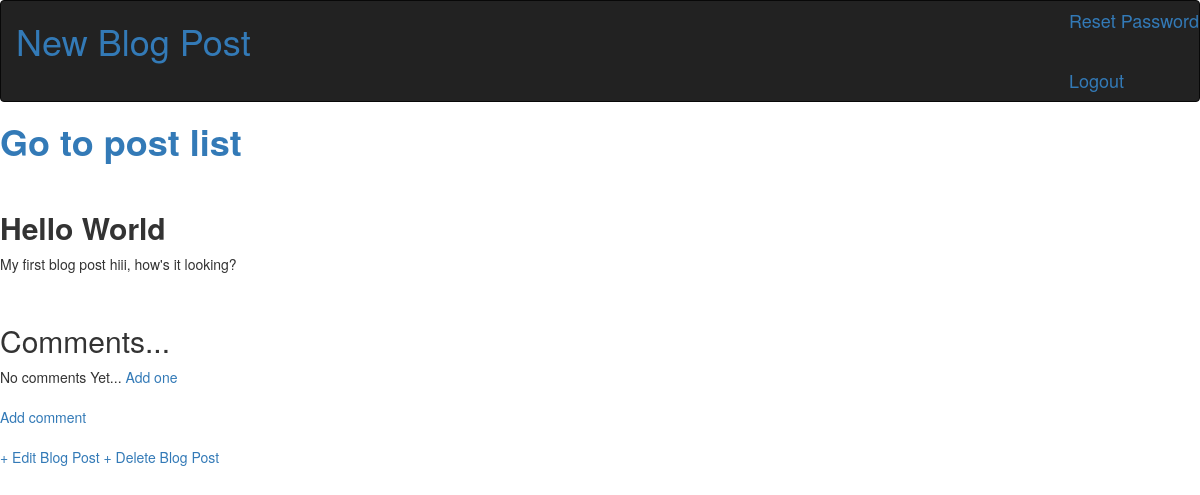
The page /post/1/ (signed in) on the database as committed earlier.
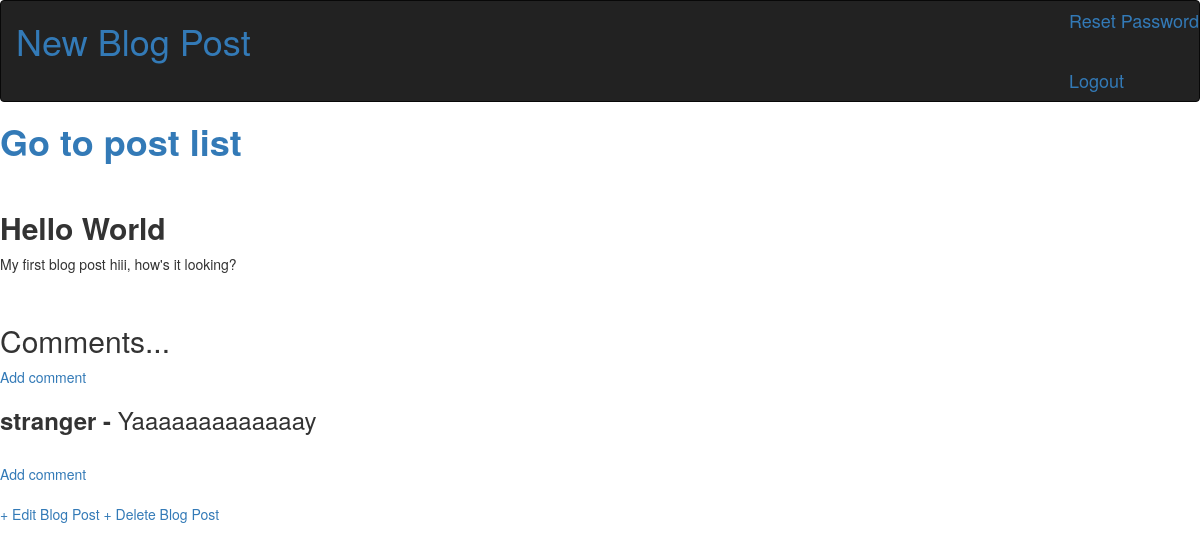
The same page on the database as committed later.
### blog/models.py (models this page shows, shortened)
class Comment(models.Model):
    post = models.ForeignKey(Post, related_name='comments', on_delete=models.CASCADE)
    comment = models.TextField()
    name = models.CharField(max_length=200)

### blog/views.py (the view)
# urls.py: path('post/<int:pk>/', BlogDetailView.as_view(), name='post_detail'),
class BlogDetailView(DetailView):
    model = Post
    template_name = 'post_detail.html'

### templates/post_detail.html (shortened to what this page needs)
{% extends 'home2.html' %}
{% if user.is_authenticated %}
	{% block content %}
			<div>
				<h1>
					<strong>
						<a href="{% url 'home2' %}"> Go to post list </a>
					</strong>
				</h1>
			</div>
			<div class="post-entry">
				<link rel="stylesheet" href="https://maxcdn.bootstrapcdn.com/bootstrap/3.4.1/css/bootstrap.min.css">
				<h2>
					<strong>
						{{ post.title }}
					</strong>
				</h2>
				<p> {{ post.body }}</p>
				<br>
				<h2>Comments...</h2>
					{% if not post.comments.all %}
						No comments Yet...<a href="{% url 'new_comment' post.pk %}">
						Add one</a>
						<br>
					{% elif post.comments.all %}
					<a href="{% url 'new_comment' post.pk %}">Add comment</a>
					<br>
							{% for comment in post.comments.all %}
								<h3>
									<strong>
										{{comment.name}} -
									</strong>
									{{comment.comment}}
								</h3>
							{% endfor %}
					{% endif %}
				<br>
				<a href="{% url 'new_comment' post.pk %}">Add comment</a>
			</div>
				{% if user.is_authenticated %}
					<link rel="stylesheet" href="https://maxcdn.bootstrapcdn.com/bootstrap/3.4.1/css/bootstrap.min.css">
					<a href="{% url 'post_edit' post.pk %}">+ Edit Blog Post</a>
					<a href="{% url 'post_delete' post.pk %}">+ Delete Blog Post</a>
				{% else %}
				You are not logged in, therefore can't make changes
				{% endif %}
	{% endblock %}
{% else %}
You are not logged in, therefore can't make changes
{% endif %}

Rows that differ between the two databases and show on the page:
added Comment: name "stranger", comment "Yaaaaaaaaaaaaay"
Other text that changed with them:
text no longer shown: "No comments Yet... Add one"
text now shown: "Add comment"
